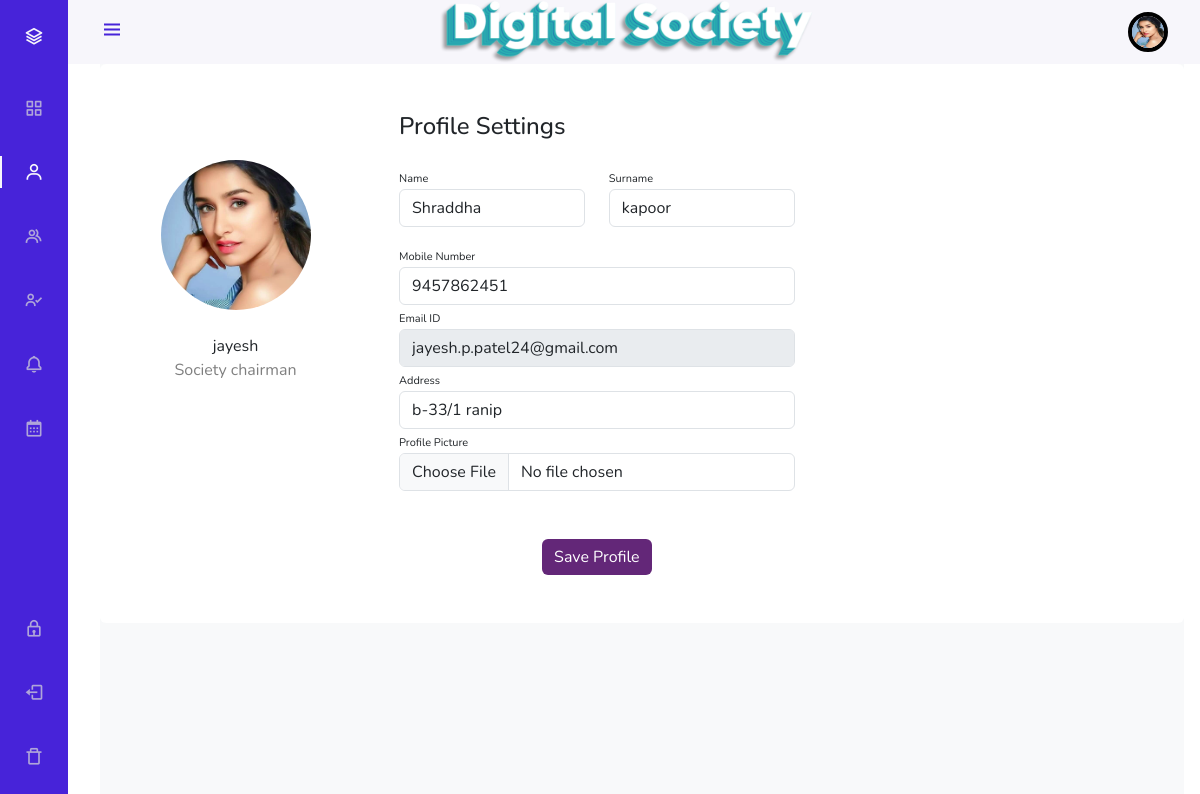
/profile/ (signed in), run on the app's committed database.
### DigitalApp/models.py (models this page shows, shortened)
class Userprofile(models.Model):
    user = models.ForeignKey(User, on_delete=models.CASCADE)
    fname = models.CharField(max_length=20,default='')
    sname = models.CharField(max_length=20,default='')
    mobile = models.IntegerField(default=0,blank=True)
    address = models.CharField(max_length=100,default='')
    profile = models.ImageField(default="", upload_to='profile/')

class User(models.Model):
    susertype = (
        ('member','Member'),
        ('watchman','Watchman'),
        ('chairman','Chairman')
    )
    usertype = models.CharField(max_length=10,choices=susertype)
    name = models.CharField(max_length=40)
    email = models.EmailField(unique=True)
    password = models.CharField(max_length=20)

### DigitalApp/views.py (the view, shortened to what this page needs)
# urls.py: path('profile/', ProfileView.as_view(), name='profile'),
class ProfileView(TemplateView):
    template_name = "profile.html"
    def get_context_data(self, **kwargs):
        try:
            context = super().get_context_data(**kwargs)
            user = User.objects.get(email=self.request.session['email'])
            user_profile = Userprofile.objects.get(user=user)
            context["user"] = user
            context["profile"] = user_profile if user_profile.profile else None
            return context
        except Exception as e:
            print(e)

### DigitalApp/templates/profile.html (shortened to what this page needs)
{% extends "base.html" %}
{% load static %}
{% block content %}
<div class="container rounded bg-white mt-5 mb-5">
    <div class="row">
        <div class="col-md-3 border-right">
            <div class="d-flex flex-column align-items-center text-center p-3 py-5">
                <img class="rounded-circle mt-5" width="150px" height="150px" src="{% if profile.profile %}{{ profile.profile.url }}{% else %}https://st3.depositphotos.com/15648834/17930/v/600/depositphotos_179308454-stock-illustration-unknown-person-silhouette-glasses-profile.jpg{% endif %}" style="object-fit: cover;">
                <br>
                <span class="font-weight-bold">{{user.name}}</span>
                <span class="text-black-50">Society {{user.usertype}}</span>
            </div>
        </div>
        <div class="col-md-5 border-right">
            <div class="p-3 py-5">
                <div class="d-flex justify-content-between align-items-center mb-3">
                    <h4 class="text-right">Profile Settings</h4>
                </div>
                <form action = "{% url 'profile' %}" method = "POST" enctype="multipart/form-data">
                <div class="row mt-2">
                    <div class="col-md-6">
                        <label class="labels">Name</label>
                        <input type="text" class="form-control" placeholder="first name" name="fname" value="{{profile.fname}}">
                    </div>
                    <div class="col-md-6">
                        <label class="labels">Surname</label>
                        <input type="text" class="form-control" name="sname" value="{{profile.sname}}" placeholder="surname">
                    </div>
                </div>
                <div class="row mt-3">
                    <div class="col-md-12">
                        <label class="labels">Mobile Number</label>
                        {% if profile.mobile == 0 %}
                        <input type="text" class="form-control" placeholder="Enter phone number" name="mobile" value="">
                        {% else %}
                        <input type="text" class="form-control" placeholder="Enter phone number" name="mobile" value="{{ profile.mobile }}">
                        {% endif %}
                    </div>
                    <div class="col-md-12">
                        <label class="labels">Email ID</label>
                        <input type="text" class="form-control"  value="{{user.email}}" disabled>
                    </div>
                    <div class="col-md-12">
                        <label class="labels">Address</label>
                        <input type="text" class="form-control" placeholder="Enter your address" name="address" value="{{profile.address}}">
                    </div>
                    <div class="col-md-12">
                        <label class="labels">Profile Picture</label>
                        <input type="file" class="form-control" name="profile_picture">
                    </div>
                </div>
                <div class="mt-5 text-center">
                    <button class="btn btn-primary profile-button" type="submit">Save Profile</button>
                </div>
                </form>
            </div>
        </div>
    </div>
</div>
</div>
{% endblock %}

### DigitalApp/templates/base.html (shortened to what this page needs)
{% load static %}
<!DOCTYPE html>
<html lang="en">
<head>
    <link href="https://cdnjs.cloudflare.com/ajax/libs/font-awesome/6.0.0-beta3/css/all.min.css" rel="stylesheet">
    <link href="https://cdn.jsdelivr.net/npm/bootstrap@5.3.0/dist/css/bootstrap.min.css" rel="stylesheet">
    <link rel="stylesheet" type="text/css" href="{% static 'css/indexstyle.css' %}">
    <link rel="stylesheet" type="text/css" href="{% static 'css/profilestyle.css' %}">
    <link href="https://unpkg.com/boxicons/css/boxicons.min.css" rel="stylesheet">
</head>
<body id="body-pd" >
    <header class="header" id="header">
        <div class="header_toggle">
            <i class='bx bx-menu' id="header-toggle"></i>
        </div>
        <div>
            <img src="{% static 'images/DigitalSociety.png' %}" height="100px">
        </div>
        <div>
            <div class="header_img">
                <img src="{% if profile.profile %}{{ profile.profile.url }}{% elif profile %}{{ profile }}{% else %}https://i.imgur.com/hczKIze.jpg{% endif %}" alt="Profile Image">
            </div>
        </div>
    </header>
    <div class="l-navbar" id="nav-bar">
        <nav class="nav">
            <div>
                <a href="#" class="nav_logo">
                    <i class='bx bx-layer nav_logo-icon'></i>
                </a>
                <div class="nav_list">
                    <a href="{% url 'index' %}" class="nav_link active">
                        <i class='bx bx-grid-alt nav_icon'></i>
                    </a>
                    <a href="{% url 'profile' %}" class="nav_link">
                        <i class='bx bx-user nav_icon'></i>
                    </a>
                    <a href="{% url 's_members' %}" class="nav_link">
                        <i class='bx bx-group nav_icon'></i>
                    </a>
                    <a href="{% url 's_watchmen' %}" class="nav_link">
                        <i class='bx bx-user-check nav_icon'></i>
                    </a>
                    <a href="{% url 'notice' %}" class="nav_link">
                        <i class='bx bx-bell nav_icon'></i>
                    </a>
                    <a href="{% url 'event' %}" class="nav_link">
                        <i class='bx bx-calendar nav_icon'></i>
                    </a>
                </div>
            </div>
            <div>
            <a href="{% url 'changepassword' %}" class="nav_link">
                <i class='bx bx-lock nav_icon'></i>
            </a>
            <a href="{% url 'signout' %}" class="nav_link">
                <i class='bx bx-log-out nav_icon'></i>
            </a>
            <a href="{% url 'deleteuseraccount' %}" class="nav_link" onclick="return confirm('Are you sure you want to delete your account?');">
                <i class='bx bx-trash-alt nav_icon'></i>
            </a>
            </div>
        </nav>
    </div>
    <div class="height-100 bg-light">
    {% block content %}
    {% endblock %}
</body>
</html>

### DigitalApp/static/css/indexstyle.css (style rules this page uses)
:root { --header-height: 3rem; --nav-width: 68px; --first-color: #4723D9; --first-color-light: #AFA5D9; --white-color: #F7F6FB; --body-font: 'Nunito', sans-serif; --normal-font-size: 1rem; --z-fixed: 100; }
body { position: relative; margin: var(--header-height) 0 0 0; padding: 0 1rem; font-family: var(--body-font); font-size: var(--normal-font-size); transition: 0.5s; }
a { text-decoration: none; }
.header { width: 100%; height: var(--header-height); position: fixed; top: 0; left: 0; display: flex; align-items: center; justify-content: space-between; padding: 0 1rem; background-color: var(--white-color); z-index: var(--z-fixed); transition: 0.5s; }
.header_toggle { color: var(--first-color); font-size: 1.5rem; cursor: pointer; }
.header_img { border: 4px solid black; width: 35px; height: 35px; display: flex; justify-content: center; border-radius: 50%; overflow: hidden; }
.header_img img { width: 40px; }
.l-navbar { position: fixed; top: 0; left: -30%; width: var(--nav-width); height: 100vh; background-color: var(--first-color); padding: 0.5rem 1rem 0 0; transition: 0.5s; z-index: var(--z-fixed); }
.nav { height: 100%; display: flex; flex-direction: column; justify-content: space-between; overflow: hidden; }
.nav_logo, .nav_link { display: grid; grid-template-columns: max-content max-content; align-items: center; column-gap: 1rem; padding: 0.5rem 0 0.5rem 1.5rem; }
.nav_logo { margin-bottom: 2rem; }
.nav_logo-icon { font-size: 1.25rem; color: var(--white-color); }
.nav_link { position: relative; color: var(--first-color-light); margin-bottom: 1.5rem; transition: 0.3s; }
.nav_icon { font-size: 1.25rem; }
.active { color: var(--white-color); }
.active::before { content: ''; position: absolute; left: 0; width: 2px; height: 32px; background-color: var(--white-color); }
.height-100 { height: 100vh; }
@media screen and (min-width: 768px) { body { margin: calc(var(--header-height) + 1rem) 0 0 0; padding-left: calc(var(--nav-width) + 2rem); } }
@media screen and (min-width: 768px) { .header { height: calc(var(--header-height) + 1rem); padding: 0 2rem 0 calc(var(--nav-width) + 2rem); } }
@media screen and (min-width: 768px) { .header_img { width: 40px; height: 40px; } }
@media screen and (min-width: 768px) { .header_img img { width: 45px; } }
@media screen and (min-width: 768px) { .l-navbar { left: 0; padding: 1rem 1rem 0 0; } }

### DigitalApp/static/css/profilestyle.css (style rules this page uses)
.profile-button { background: rgb(99, 39, 120); box-shadow: none; border: none }
.labels { font-size: 11px }

### data on the page
Userprofile: profile (picture), fname "Shraddha", sname "kapoor", mobile "9457862451", address "b-33/1 ranip"
User: name "jayesh", usertype "chairman", email "jayesh.p.patel24@gmail.com"
